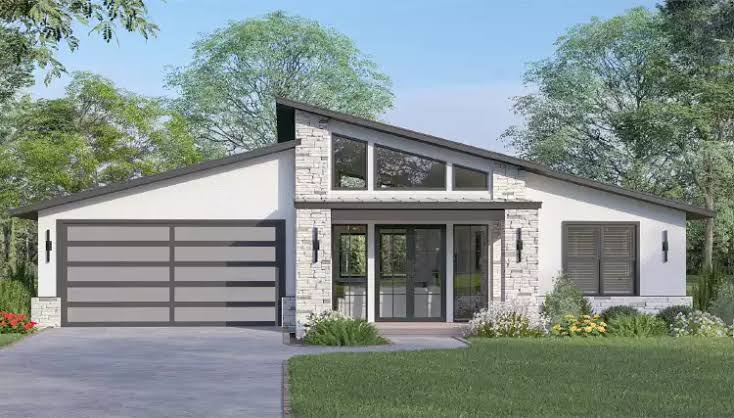
#> input picture Lab-1 28-7-26/images.jpg, 734 x 418 px, found by its file name
$ jupyter execute Image_Processing_Lab_1_28_7_26.ipynb
#> lines starting #> are read from the running program, lines starting #| are printed output that depends on the picture; after the words box and inside, x2 and y2 are one past the last pixel; in counts of white or black regions, pixels touching at a corner belong together; long printed decimals are rounded
[cell 1]
import cv2
import numpy as np

img = cv2.imread("/content/images.jpg", cv2.IMREAD_GRAYSCALE)
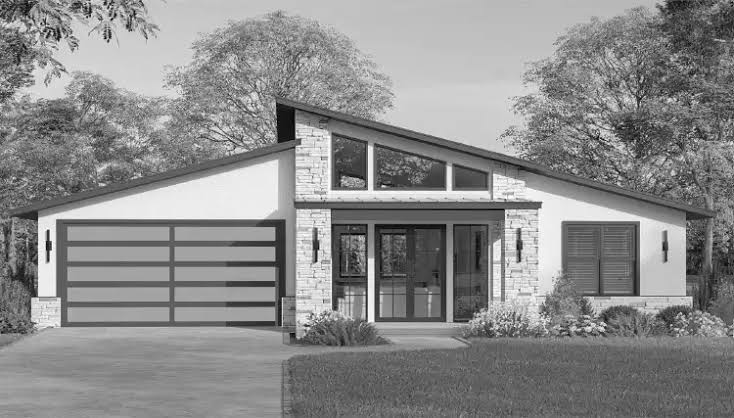
#> img: shape (418, 734); min 0, max 255, mean 138.5
if img is None:
  raise FileNotFoundError("Image not found.")

img_large = img.astype(np.int64)
img_large

[cell 2]
if img_large is None:
  raise FileNotFoundError("Typecasted Image not found.")

n = len(img_large)
#> n = 418
m = len(img_large[0])
#> m = 734

total = 0
for i in range(0,n):
  for j in range(0,m):
    total = total + img_large[i][j]
#> after the loop, total = 42497565

threshold = total / (n*m)
#> threshold = 138.5
print("Threshold value is: ", threshold)
#| Threshold value is:  138.513

[cell 3]
import copy

binary_img = copy.deepcopy(img_large)
for i in range(0,n):
  for j in range(0,m):
    if binary_img[i][j] >= threshold:
      binary_img[i][j] = 1
    else:
      binary_img[i][j] = 0
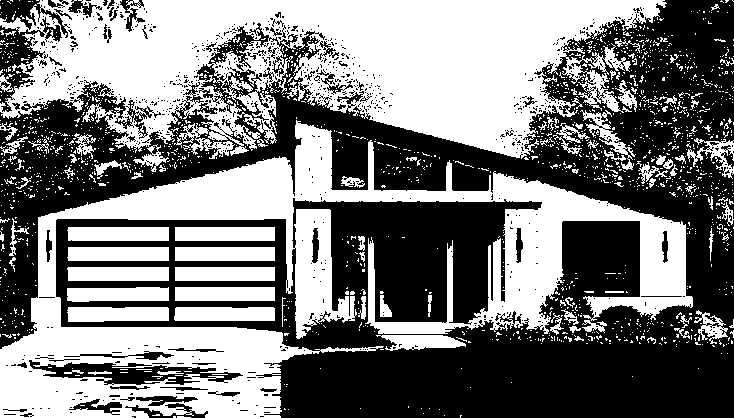
#> binary_img: shape (418, 734) int64; values 0 (black) and 1 (white), 48.3% white; 1682 white regions (1576 under 20 px), largest, box (x1, y1, x2, y2) and area: (0, 0, 667, 172) 62588, (0, 120, 693, 418) 58206, (67, 307, 169, 322) 1438

print(binary_img)
#> (printed output is left out)

Need to scale individual values to either be 0 or 255 because our eyes can't see difference between 0 and 1

image was coming completely black while array was correct

[cell 4]
from google.colab.patches import cv2_imshow

cv2_imshow(binary_img) #only working when setting 0 or 255 with imshow

to showcase with 0 or 1 wali matrix, use matplotlib

[cell 5]
import matplotlib.pyplot as plt

plt.imshow(binary_img, cmap='gray', vmin=0, vmax=1)
plt.axis('off')
plt.show()

### Custom threshold input
input() always returns a string in python

Must manually convert it using type casting if you need to perform calculations.
- For integers (whole numbers): Wrap input() inside int().
- For floats (decimal numbers): Wrap input() inside float().

[cell 6]
import copy
import matplotlib.pyplot as plt

threshold_cust = int(input("Enter custom threshold value: "))
#> the answer given: 100
if (threshold_cust < 0 or threshold_cust > 255):
  raise ValueError("Enter Threshold_value between 0 and 255")

binary_img_cust = copy.deepcopy(img_large)
for i in range(0,n):
  for j in range(0,m):
    if binary_img_cust[i][j] >= threshold_cust:
      binary_img_cust[i][j] = 1
    else:
      binary_img_cust[i][j] = 0
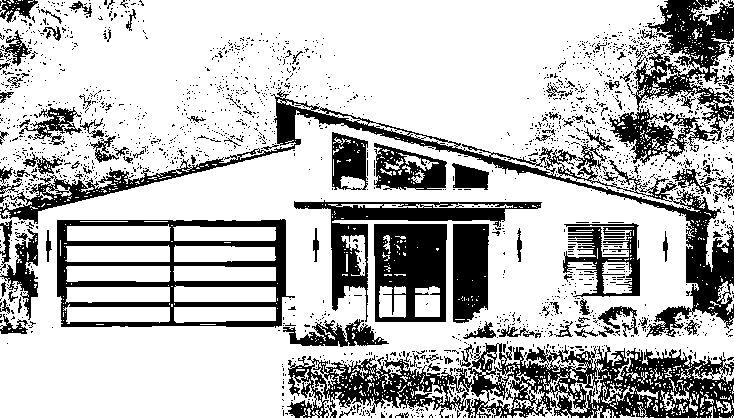
#> binary_img_cust: shape (418, 734) int64; values 0 (black) and 1 (white), 73.5% white; 2057 black regions (1940 under 20 px), largest, box (x1, y1, x2, y2) and area: (287, 343, 734, 418) 15756, (0, 90, 734, 337) 12516, (57, 219, 295, 328) 8565

print(binary_img_cust)
#> (printed output is left out)

plt.imshow(binary_img_cust, cmap='gray', vmin=0, vmax=1)
plt.axis('off')
plt.show()
